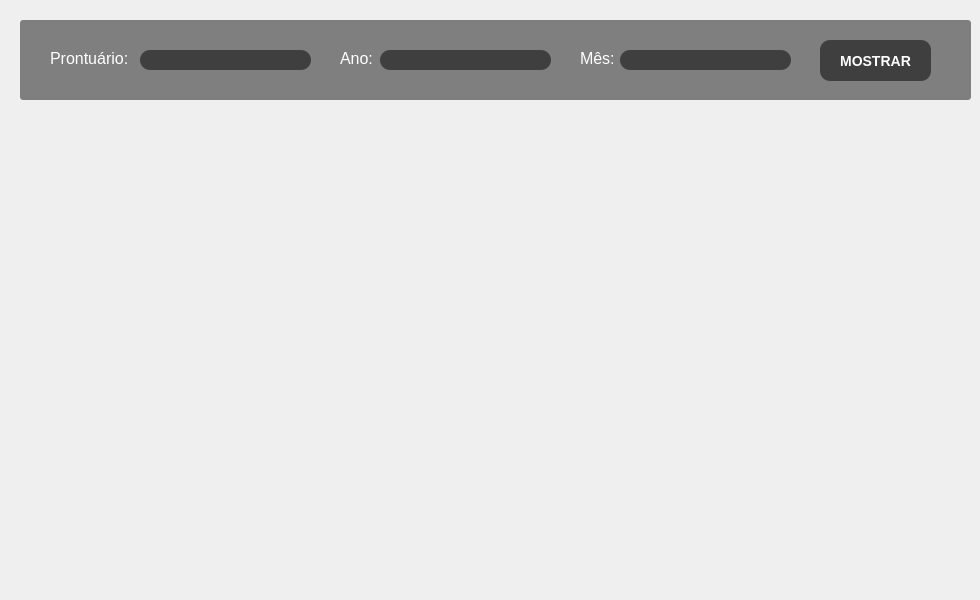
            <widget class="QWidget" name="pageGrafico">
             <widget class="QWidget" name="widget" native="true">
              <property name="geometry">
               <rect>
                <x>60</x>
                <y>130</y>
                <width>811</width>
                <height>461</height>
               </rect>
              </property>
             </widget>
             <widget class="QLineEdit" name="lineEditAno">
              <property name="geometry">
               <rect>
                <x>380</x>
                <y>50</y>
                <width>171</width>
                <height>20</height>
               </rect>
              </property>
              <property name="styleSheet">
               <string notr="true">QLineEdit {
background-color: rgb(63, 63, 63);
     border-width: 2px;
     border-radius: 10px;
     border-color: rgb(0, 170, 255);
     font: bold 14px;
     padding-left: 20px;
     padding-right: 20px;
	color: rgb(255, 255, 255)
}</string>
              </property>
             </widget>
             <widget class="QLabel" name="label_name_3">
              <property name="geometry">
               <rect>
                <x>340</x>
                <y>50</y>
                <width>41</width>
                <height>16</height>
               </rect>
              </property>
              <property name="font">
               <font>
                <pointsize>12</pointsize>
                <kerning>true</kerning>
               </font>
              </property>
              <property name="autoFillBackground">
               <bool>false</bool>
              </property>
              <property name="styleSheet">
               <string notr="true">QLabel {
color: rgb(255, 255, 255);
border: 0px;
}</string>
              </property>
              <property name="text">
               <string>Ano:</string>
              </property>
             </widget>
             <widget class="QLabel" name="label_name_4">
              <property name="geometry">
               <rect>
                <x>580</x>
                <y>50</y>
                <width>41</width>
                <height>16</height>
               </rect>
              </property>
              <property name="font">
               <font>
                <pointsize>12</pointsize>
                <kerning>true</kerning>
               </font>
              </property>
              <property name="autoFillBackground">
               <bool>false</bool>
              </property>
              <property name="styleSheet">
               <string notr="true">QLabel {
color: rgb(255, 255, 255);
border: 0px;
}</string>
              </property>
              <property name="text">
               <string>Mês:</string>
              </property>
             </widget>
             <widget class="QLineEdit" name="lineEditMes">
              <property name="geometry">
               <rect>
                <x>620</x>
                <y>50</y>
                <width>171</width>
                <height>20</height>
               </rect>
              </property>
              <property name="styleSheet">
               <string notr="true">QLineEdit {
background-color: rgb(63, 63, 63);
     border-width: 2px;
     border-radius: 10px;
     border-color: rgb(0, 170, 255);
     font: bold 14px;
     padding-left: 20px;
     padding-right: 20px;
	color: rgb(255, 255, 255)
}</string>
              </property>
             </widget>
             <widget class="QLineEdit" name="lineEditInfPront">
              <property name="geometry">
               <rect>
                <x>140</x>
                <y>50</y>
                <width>171</width>
                <height>20</height>
               </rect>
              </property>
              <property name="styleSheet">
               <string notr="true">QLineEdit {
background-color: rgb(63, 63, 63);
     border-width: 2px;
     border-radius: 10px;
     border-color: rgb(0, 170, 255);
     font: bold 14px;
     padding-left: 20px;
     padding-right: 20px;
	color: rgb(255, 255, 255)
}</string>
              </property>
             </widget>
             <widget class="QLabel" name="label_name_5">
              <property name="geometry">
               <rect>
                <x>50</x>
                <y>50</y>
                <width>81</width>
                <height>16</height>
               </rect>
              </property>
              <property name="font">
               <font>
                <pointsize>12</pointsize>
                <kerning>true</kerning>
               </font>
              </property>
              <property name="autoFillBackground">
               <bool>false</bool>
              </property>
              <property name="styleSheet">
               <string notr="true">QLabel {
color: rgb(255, 255, 255);
border: 0px;
}</string>
              </property>
              <property name="text">
               <string>Prontuário:</string>
              </property>
             </widget>
             <widget class="QPushButton" name="pushButtonShowInf">
              <property name="geometry">
               <rect>
                <x>820</x>
                <y>40</y>
                <width>111</width>
                <height>41</height>
               </rect>
              </property>
              <property name="font">
               <font>
                <pointsize>-1</pointsize>
                <weight>75</weight>
                <italic>false</italic>
                <bold>true</bold>
               </font>
              </property>
              <property name="styleSheet">
               <string notr="true">QPushButton{
background-color: rgb(63, 63, 63);
     border-width: 2px;
     border-radius: 10px;
     border-color: rgb(0, 170, 255);
     font: bold 14px;
     padding-left: 20px;
     padding-right: 20px;
	color: rgb(255, 255, 255);
}
QPushButton:hover {
	background-color:rgb(49, 49, 49);
}</string>
              </property>
              <property name="text">
               <string>MOSTRAR</string>
              </property>
             </widget>
             <widget class="QFrame" name="frame_4">
              <property name="geometry">
               <rect>
                <x>20</x>
                <y>20</y>
                <width>951</width>
                <height>80</height>
               </rect>
              </property>
              <property name="styleSheet">
               <string notr="true">QFrame{
background-color: rgb(127, 127, 127);
 border-radius: 03px;
}</string>
              </property>
              <property name="frameShape">
               <enum>QFrame::StyledPanel</enum>
              </property>
              <property name="frameShadow">
               <enum>QFrame::Raised</enum>
              </property>
             </widget>
             <zorder>frame_4</zorder>
             <zorder>widget</zorder>
             <zorder>lineEditAno</zorder>
             <zorder>label_name_3</zorder>
             <zorder>label_name_4</zorder>
             <zorder>lineEditMes</zorder>
             <zorder>lineEditInfPront</zorder>
             <zorder>label_name_5</zorder>
             <zorder>pushButtonShowInf</zorder>
            </widget>
